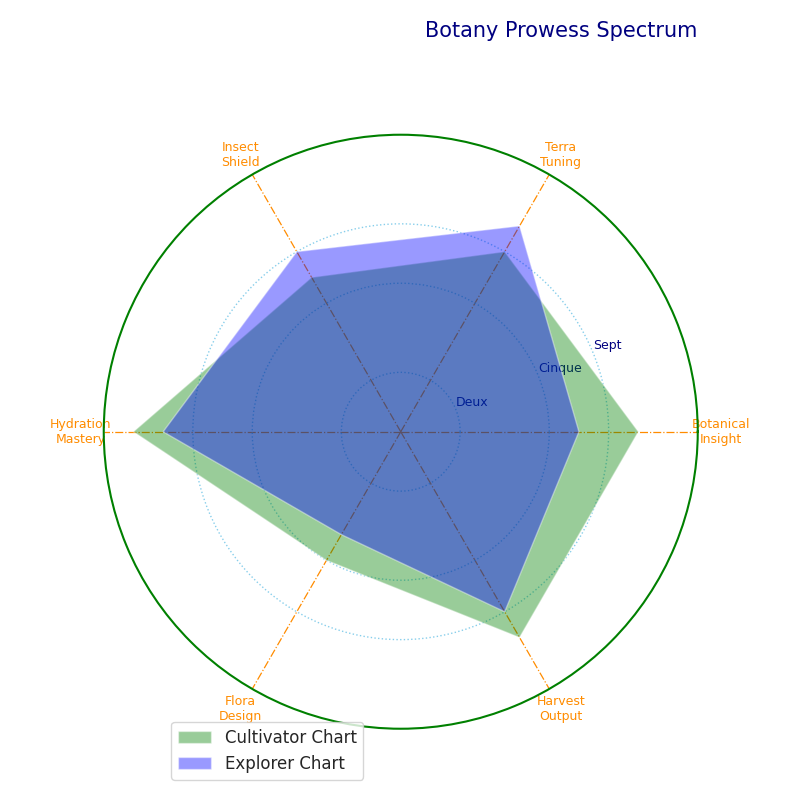

Here is the Python script that generated this plot:
import numpy as np
import matplotlib.pyplot as plt

random_titles = ['Botanical\nInsight', 'Terra\nTuning', 'Insect\nShield',
                 'Hydration\nMastery', 'Flora\nDesign', 'Harvest\nOutput']
N = len(random_titles)

values_set1 = [8, 7, 6, 9, 5, 8]
values_set2 = [6, 8, 7, 8, 4, 7]  # Additional data series
values_set1 += values_set1[:1]
values_set2 += values_set2[:1]
angles = np.linspace(0, 2 * np.pi, N, endpoint=False).tolist() + [0]

fig, ax = plt.subplots(figsize=(8, 8), subplot_kw=dict(polar=True))

ax.yaxis.grid(True, color='skyblue', linestyle='dotted')
ax.xaxis.grid(True, color='darkorange', linestyle='dashdot', linewidth=0.9)
ax.spines['polar'].set_color('green')
ax.spines['polar'].set_linewidth(1.5)

plt.xticks(angles[:-1], random_titles, color='darkorange', size=9, rotation=35)
plt.yticks([2, 5, 7], ["Deux", "Cinque", "Sept"], color="navy", size=9)
plt.ylim(0, 10)

ax.fill(angles, values_set1, 'green', alpha=0.4, label="Cultivator Chart")
ax.fill(angles, values_set2, 'blue', alpha=0.4, label="Explorer Chart")  # New data series

plt.title('Botany Prowess Spectrum', size=15, color='navy', loc='right', y=1.15)

plt.legend(loc='lower left', bbox_to_anchor=(0.1, -0.1), fontsize='medium')

plt.tight_layout()

plt.show()
